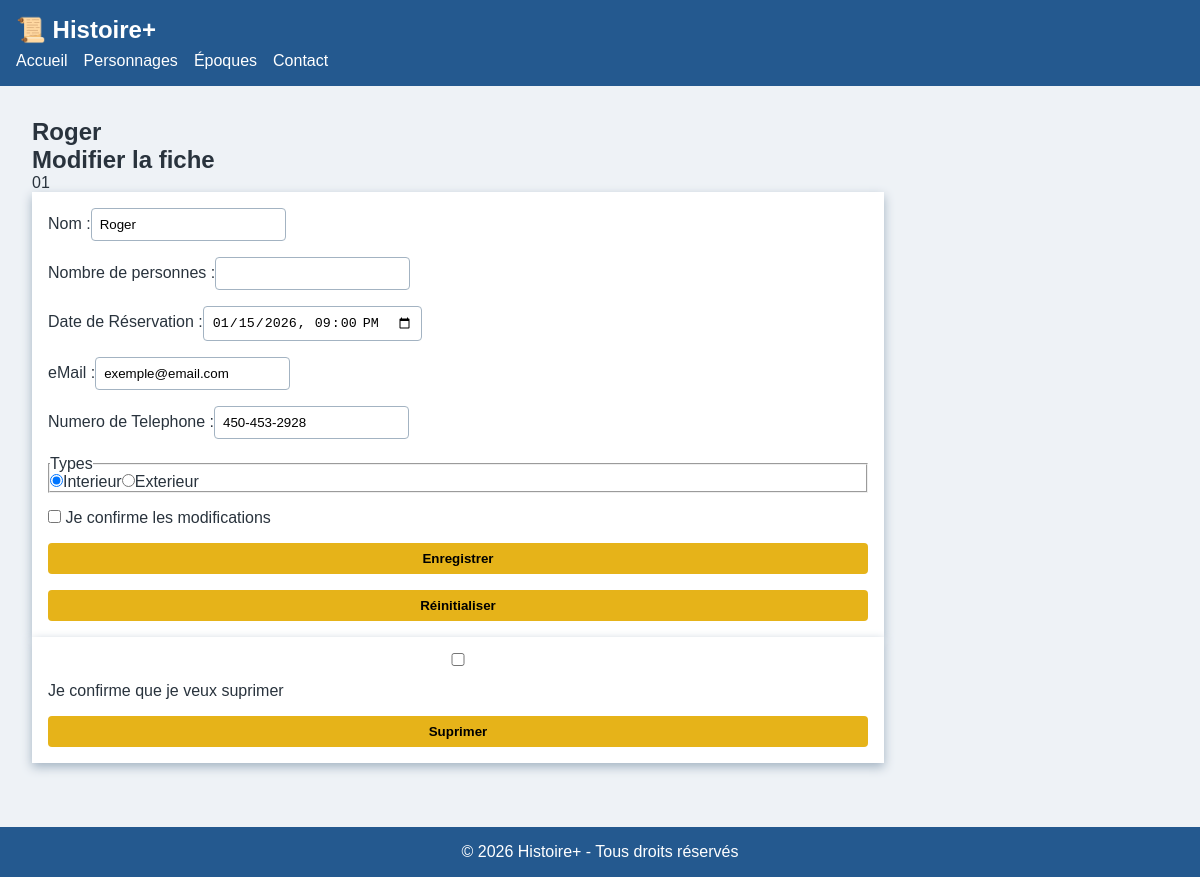
Page /reservation/modifier.php?id=1 on the earlier database version.
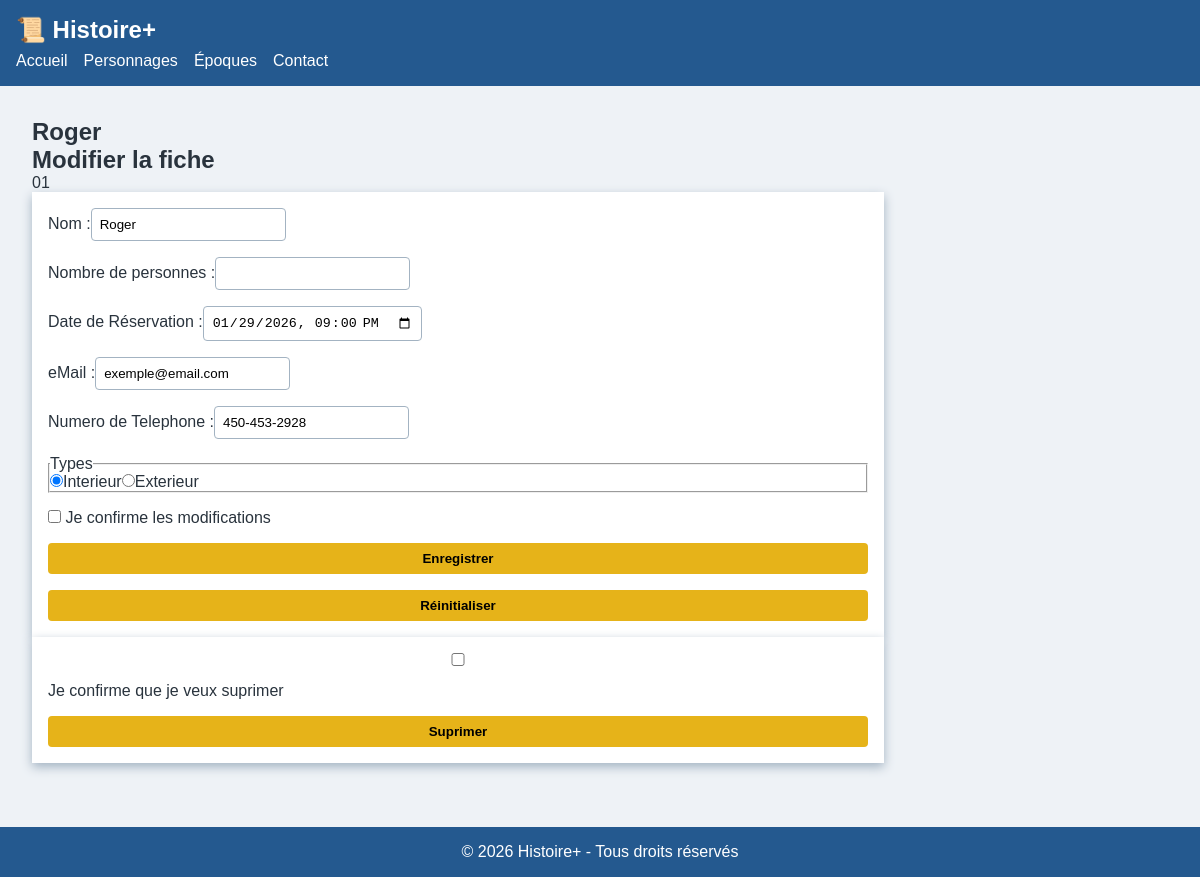
Same page on the later database version.
### tables this page shows
CREATE TABLE "reservation" (
	"id"	INTEGER,
	"nom"	TEXT,
	"nbPersonnes"	INTEGER,
	"dateReservation"	TEXT,
	"email"	TEXT,
	"cellulaire"	TEXT,
	"choixIntExt"	INTEGER,
	"created_at"	TEXT DEFAULT current_timestamp,
	"updated_at"	TEXT DEFAULT current_timestamp,
	PRIMARY KEY("id")
);

### public/reservation/modifier.php (the view, shortened to what this page needs)
<?php
include_once("form.php");
$id = $_GET['id'];
$bd = "../../database/db.sqlite";
$pdo = new PDO("sqlite:" . $bd);
$stmt = $pdo->prepare("SELECT * FROM reservation WHERE id=:id");
$stmt->execute([':id' => $id]);
$info = $stmt->fetch();
$boutton = '<form action="" method="post"';
$boutton .= '<label><input type="checkbox" required>  Je confirme que je veux suprimer</label>';
$boutton .= '<input type="hidden" name="id" value="' . $info['id'] . '">';
$boutton .= '<input type="hidden" name="suprimer">';
$boutton .= '<button type="submit">Suprimer</button>';
$boutton .= '</form>';
?>
<!DOCTYPE html>
<html lang="fr">
<head>
    <link rel="stylesheet" href="../css/styles.css">
</head>
<body>
    <header>
        <div class="logo">📜 Histoire+</div>
        <nav>
            <ul>
                <li><a href="../index.php">Accueil</a></li>
                <li><a href="#">Personnages</a></li>
                <li><a href="#">Époques</a></li>
                <li><a href="#">Contact</a></li>
            </ul>
        </nav>
    </header>
    <main>
        <section class="content">
            <h1><?php echo $info['nom'] ?></h1>
            <h2>Modifier la fiche</h2>
            <?php echo html_form($info) ?>
            <?php echo $boutton ?>
        </section>
    </main>
    <footer>
        <p>© 2026 Histoire+ - Tous droits réservés</p>
    </footer>
</body>
</html>

### public/reservation/form.php
<?php
function html_form($info = [])
{
    $resultat = '';
    $resultat .= '<form action="" method="post" enctype="multipart/form-data">';
    $resultat .= html_form_nom($info['nom'] ?? "");
    $resultat .= html_form_nbrPersonnes($info['nbrPersonnes'] ?? "");
    $resultat .= html_form_dateReservation($info['dateReservation'] ?? "");
    $resultat .= html_form_email($info['email'] ?? "");
    $resultat .= html_form_cellulaire($info['cellulaire'] ?? "");
    $resultat .= html_form_exterieur($info['choixExterieur'] ?? 0);
    $resultat .= '<label><input type="checkbox" required>    Je confirme les modifications</label>';
    if (isset($info['id'])) {
        $resultat .= '<input type="hidden" name="id" value="' . $info['id'] . '">';
    }
    $resultat .= '<input type="hidden" name="enregistrer">';
    $resultat .= '<button type="submit">Enregistrer</button>';
    $resultat .= '<button type="reset">Réinitialiser</button>';
    $resultat .= '</form>';
    return $resultat;
}
function html_form_nom($nom = "")
{
    $resultat = '';
    $resultat .= '<label>Nom :';
    $resultat .= '<input type="text" name="nom" value="' . $nom . '">';
    $resultat .= '</label>';
    return $resultat;
}
function html_form_nbrPersonnes($nbrPersonnes = "")
{
    $resultat = '';
    $resultat .= '<label>Nombre de personnes :';
    $resultat .= '<input type="number" name="nbrPersonnes" value="' . $nbrPersonnes . '">';
    $resultat .= '</label>';
    return $resultat;
}
function html_form_dateReservation($dateReservation = "")
{
    $resultat = '';
    $resultat .= '<label>Date de Réservation :';
    $resultat .= '<input type="datetime-local" name="dateReservation" value="'. ($dateReservation?:date("Y-m-d\TH:i")) .'">';
    $resultat .= '</label>';
    return $resultat;
}
function html_form_email($email = "")
{
    $resultat = '';
    $resultat .= '<label>eMail :';
    $resultat .= '<input type="email" name="email" value="' . $email . '">';
    $resultat .= '</label>';
    return $resultat;
}
function html_form_cellulaire($cellulaire = "")
{
    $resultat = '';
    $resultat .= '<label>Numero de Telephone :';
    $resultat .= '<input type="tel" name="cellulaire" value="' . $cellulaire . '">';
    $resultat .= '</label>';
    return $resultat;
}
function html_form_exterieur($exterieur = 0)
{
    $types = [
        "Interieur",
        "Exterieur",
    ];
    $resultat = '';
    $resultat .= '<fieldset>';
    $resultat .= '<legend>Types</legend>';
    foreach ($types as $i => $type) {
        echo $i;
        if ($exterieur == $i) {
            $resultat .= '<label><input type="radio" name="choixExterieur" value="' . $i . '" checked>';
        } else {
            $resultat .= '<label><input type="radio" name="choixExterieur" value="' . $i . '">';
        }
        $resultat .= $type;
        $resultat .= '</label>';
    }
    $resultat .= '</fieldset>';
    return $resultat;
}

Differences in the rows shown:
changed reservation "Roger": dateReservation "01/15/2026 21:00" → "01/29/2026 21:00"
